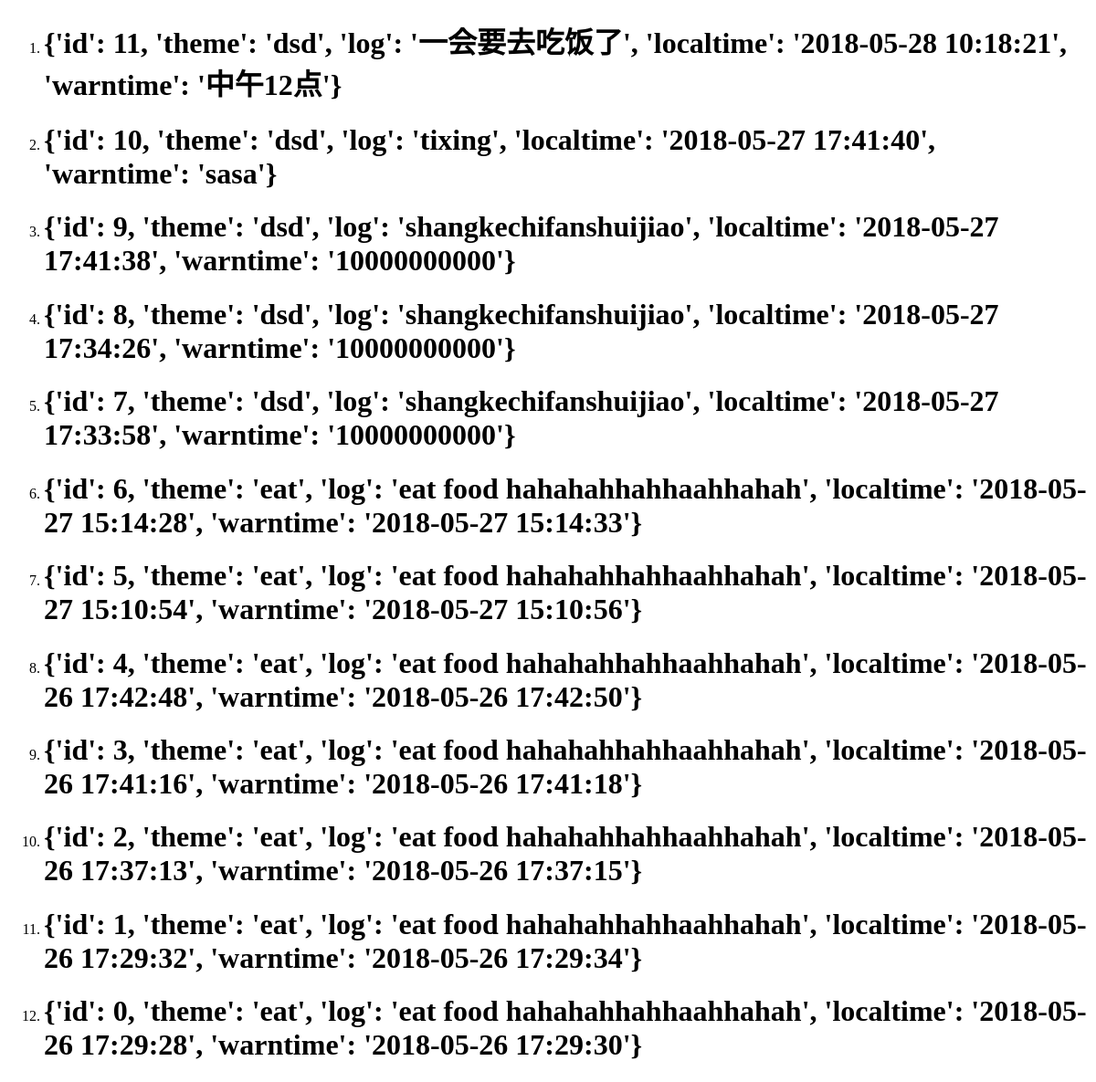
Before: /showall/ with the older database file.
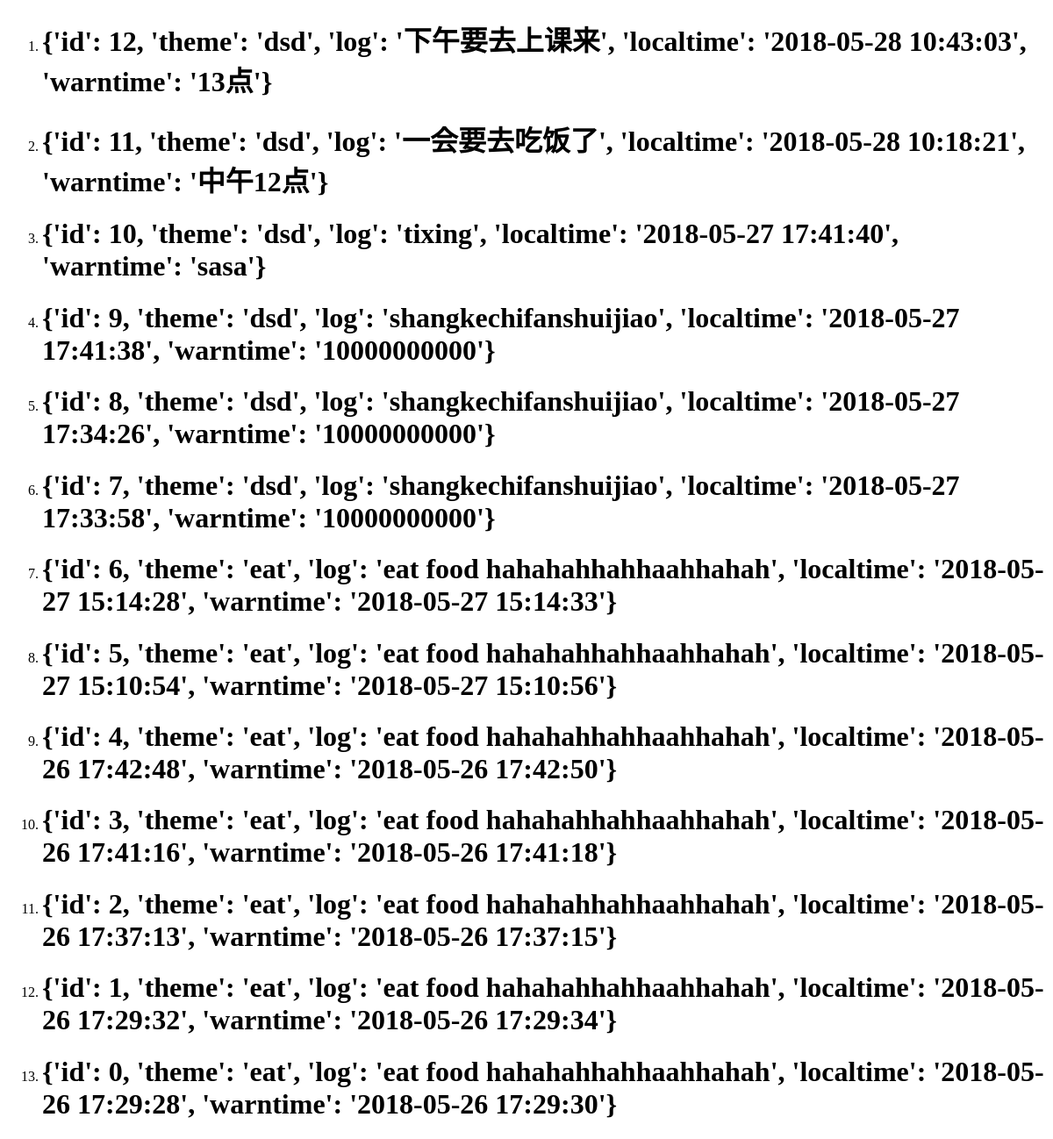
After: the same page with the newer database file.
### tables this page shows
CREATE TABLE warn1( id integer primary key, theme varchar(100),log varchar(200), date timestamp not null default (datetime('now','localtime')),warndate varchar(200));

### views.py (the view)
@app.route('/showall/')
@app.route('/showall/<name>')
def showall(name=None):
    todo = todolistteamA()
    result= todo.read_all()
    return render_template('showall.html', list_todo = result)

### todo.py (called while the page is built)
    def read_all(self):
        return self.db.find_all()

### todoDB.py (called while the page is built)
    def find_all(self):
        conn = sqlite3.connect('todolist.db')
        cursor = conn.cursor()
        cursor.execute("select * from warn1 order by id desc")
        print('查找全部提醒数据：')
        rs = cursor.fetchall()
        if not rs:
            print('当前没有提醒记录，请添加')
        else:
            print(rs)
            return([{'id': c[0], 'theme': c[1], 'log': c[2], 'localtime': c[3], 'warntime': c[4]} for c in rs])
        cursor.close()
        conn.commit()
        conn.close()

### templates/showall.html (shortened to what this page needs)
<!DOCTYPE html>
<html lang="en">
<head>
</head>
<body>{% if list_todo %}
<ol>
{% for  todo in list_todo %}
  <li><h1> {{ todo }}</h1></li>
{% else %}
 </ol>
{% endfor %}
{% endif %}
</body>
</html>

Changed rows visible on the page:
added warn1: todo "{'id': 12, 'theme': 'dsd', 'log': '下午要去上课来', 'localtime': '2018-05-28 10:43:03', 'warntime': '13点'}"
